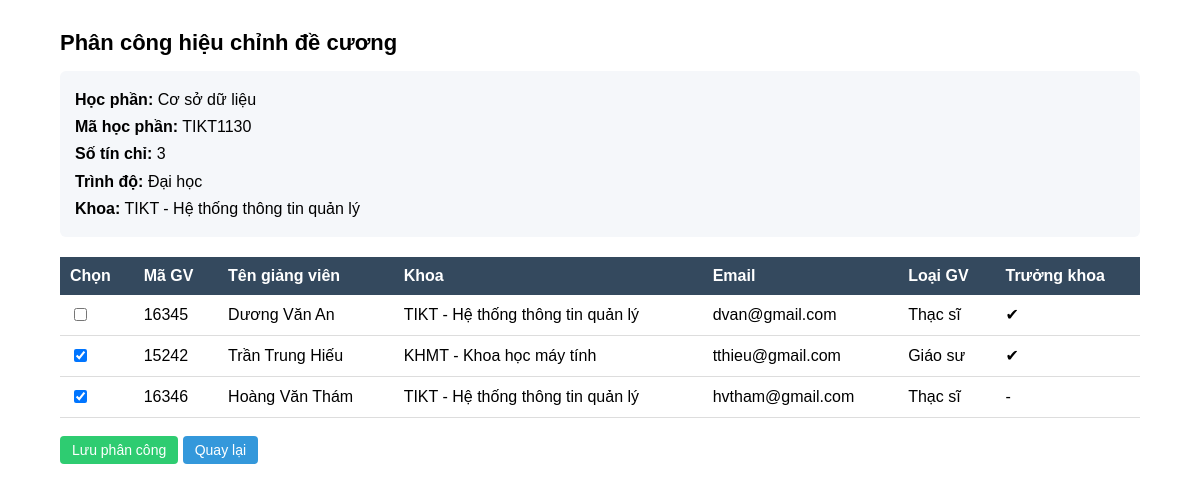
The page /adminKhoa_hocphan_authorize/TIKT1130 on the database its author committed.
### tables this page shows
CREATE TABLE "HocPhan" (
	"MaHP"	CHAR(10) NOT NULL,
	"TenHP"	NVARCHAR(100) NOT NULL,
	"SoTC"	INTEGER,
	"TrinhDo"	NVARCHAR(20),
	"MaDV"	CHAR(4),
	PRIMARY KEY("MaHP"),
	FOREIGN KEY("MaDV") REFERENCES "DonVi"("MaDV")
);

CREATE TABLE "DonVi" (
	"MaDV"	CHAR(4),
	"TenDV"	NVARCHAR(100) NOT NULL,
	PRIMARY KEY("MaDV")
);

CREATE TABLE "CanBo" (
	"MaQL"	CHAR(5) NOT NULL,
	"SoHieu"	CHAR(20),
	"TenGV"	NVARCHAR(100) NOT NULL,
	"MaDV"	CHAR(4),
	"LoaiGV"	NVARCHAR(20),
	"Email"	NVARCHAR(100),
	"LaTruongKhoa"	INTEGER DEFAULT 0,
	PRIMARY KEY("MaQL"),
	FOREIGN KEY("MaDV") REFERENCES "DonVi"("MaDV")
);

### main.py (the view)
@app.route("/adminKhoa_hocphan_authorize/<MaHP>")
def adminKhoa_hocphan_authorize(MaHP):
    conn = get_db()
    cursor = conn.cursor()
    cursor.execute(
    """
    SELECT HocPhan.*,
           DonVi.TenDV
    FROM HocPhan
    LEFT JOIN DonVi
    ON HocPhan.MaDV = DonVi.MaDV
    WHERE HocPhan.MaHP=?
    """,
    (MaHP,)
    )
    hocphan = cursor.fetchone()
    cursor.execute(
    """
    SELECT CanBo.MaQL,
        CanBo.TenGV,
        CanBo.MaDV,
        CanBo.Email,
        CanBo.LoaiGV,
        CanBo.LaTruongKhoa,
        DonVi.TenDV
    FROM CanBo
    LEFT JOIN DonVi
    ON CanBo.MaDV = DonVi.MaDV
    """
    )
    dsCanBo = cursor.fetchall()
    cursor.execute(
    """
    SELECT MaGV
    FROM PhanCongHC
    WHERE MaHP=?
    """,
    (MaHP,)
    )
    dsDaChon = [x["MaGV"] for x in cursor.fetchall()]
    conn.close()
    return render_template(
        "adminKhoa_hocphan_authorize.html",
        hocphan=hocphan,
        dsCanBo=dsCanBo,
        dsDaChon=dsDaChon,
    )

### main.py (called while the page is built)
def get_db():
    conn = sqlite3.connect(DB)
    conn.row_factory = sqlite3.Row
    return conn

@app.before_request
def update_truong_khoa():
    if 'current_user' in session:
        user = session['current_user']
        if user["MaGV"] is not None:
            obj_CanBo = get_obj_CanBo(user["MaGV"])
            session['current_user']["LaTruongKhoa"] = obj_CanBo[6]
        else:
            session['current_user']["LaTruongKhoa"] = 0
        session.modified = True

### templates/adminKhoa_hocphan_authorize.html (shortened to what this page needs)
{% extends "base.html" %} {% block content %}
<div class="dashboard-container">
  <div class="dashboard-title">Phân công hiệu chỉnh đề cương</div>
  <div class="hocphan-info">
    <b>Học phần:</b> {{ hocphan.TenHP }} <br />
    <b>Mã học phần:</b> {{ hocphan.MaHP }} <br />
    <b>Số tín chỉ:</b> {{ hocphan.SoTC }} <br />
    <b>Trình độ:</b> {{ hocphan.TrinhDo }} <br />
    <b>Khoa:</b> {{ hocphan.MaDV }} - {{ hocphan.TenDV }}
  </div>
  <form method="POST" action="/adminKhoa_hocphan_authorize_save">
    <table class="dashboard-table">
      <thead>
        <tr>
          <th>Chọn</th>
          <th>Mã GV</th>
          <th>Tên giảng viên</th>
          <th>Khoa</th>
          <th>Email</th>
          <th>Loại GV</th>
          <th>Trưởng khoa</th>
        </tr>
      </thead>
      <tbody>
        {% for gv in dsCanBo %}
        <tr>
          <td>
            <input
              type="checkbox"
              name="MaGV[]"
              value="{{ gv.MaQL }}"
              {%
              if
              gv.MaQL
              in
              dsDaChon
              %}checked{%
              endif
              %}
            />
          </td>
          <td>{{ gv.MaQL }}</td>
          <td>{{ gv.TenGV }}</td>
          <td>{{ gv.MaDV }} - {{ gv.TenDV }}</td>
          <td>{{ gv.Email }}</td>
          <td>{{ gv.LoaiGV }}</td>
          <td>{% if gv.LaTruongKhoa == 1 %} ✔ {% else %} - {% endif %}</td>
        </tr>
        {% endfor %}
      </tbody>
    </table>
    <br />
    <button class="btn-action btn-save">Lưu phân công</button>
    <a class="btn-action btn-edit" href="/adminKhoa_hocphan_dashboard">
      Quay lại
    </a>
  </form>
</div>
{% endblock %}

### static/styles_topmenu.css (style rules this page uses)
body { margin:0; font-family:Arial; }

### static/styles_admin.css (style rules this page uses)
.btn-save { padding: 6px 14px; background: #3498db; color: white; border: none; border-radius: 4px; cursor: pointer; }

### static/styles_khoa.css (style rules this page uses)
.dashboard-container { width: 90%; margin: auto; margin-top: 30px; }
.dashboard-title { font-size: 22px; font-weight: bold; margin-bottom: 15px; }
.dashboard-table { width: 100%; border-collapse: collapse; background: white; }
.dashboard-table th { background: #34495e; color: white; padding: 10px; text-align: left; }
.dashboard-table td { padding: 10px; border-bottom: 1px solid #ddd; }
.btn-action { padding: 6px 12px; border-radius: 4px; text-decoration: none; color: white; font-size: 14px; }
.btn-edit { background: #3498db; }
.btn-save { background: #2ecc71; }
.hocphan-info { background: #f5f7fa; padding: 15px; border-radius: 6px; margin-bottom: 20px; line-height: 1.7; }

### rows shown on the page
HocPhan: TenHP "Cơ sở dữ liệu", MaHP "TIKT1130", SoTC "3", TrinhDo "Đại học", MaDV "TIKT"
DonVi: TenDV "Hệ thống thông tin quản lý"
CanBo: MaQL "16345", TenGV "Dương Văn An", MaDV "TIKT", TenDV "Hệ thống thông tin quản lý", Email "dvan@gmail.com", LoaiGV "Thạc sĩ"
CanBo: MaQL "☑", MaQL "15242", TenGV "Trần Trung Hiếu", MaDV "KHMT", TenDV "Khoa học máy tính", Email "tthieu@gmail.com", LoaiGV "Giáo sư"
CanBo: MaQL "☑", MaQL "16346", TenGV "Hoàng Văn Thám", MaDV "TIKT", TenDV "Hệ thống thông tin quản lý", Email "hvtham@gmail.com", LoaiGV "Thạc sĩ"
